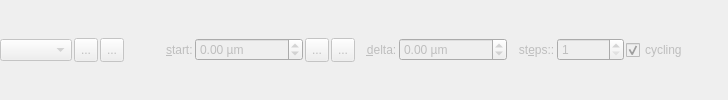
    <widget class="QWidget" name="widStage3" native="true">
     <property name="enabled">
      <bool>false</bool>
     </property>
     <layout class="QGridLayout" name="gridLayout_4">
      <property name="leftMargin">
       <number>0</number>
      </property>
      <property name="topMargin">
       <number>0</number>
      </property>
      <property name="rightMargin">
       <number>0</number>
      </property>
      <property name="bottomMargin">
       <number>0</number>
      </property>
      <property name="spacing">
       <number>2</number>
      </property>
      <item row="0" column="0">
       <layout class="QHBoxLayout" name="horizontalLayout_14">
        <item>
         <widget class="QFStageComboBox" name="cmbStage3">
          <property name="minimumSize">
           <size>
            <width>0</width>
            <height>22</height>
           </size>
          </property>
          <property name="maximumSize">
           <size>
            <width>250</width>
            <height>16777215</height>
           </size>
          </property>
         </widget>
        </item>
        <item>
         <widget class="QToolButton" name="btnConnect3">
          <property name="minimumSize">
           <size>
            <width>24</width>
            <height>24</height>
           </size>
          </property>
          <property name="toolTip">
           <string>connect to stage</string>
          </property>
          <property name="text">
           <string>...</string>
          </property>
          <property name="icon">
           <iconset resource="spimb040.qrc">
            <normaloff>:/spimb040/stageconnect.png</normaloff>:/spimb040/stageconnect.png</iconset>
          </property>
          <property name="checkable">
           <bool>true</bool>
          </property>
         </widget>
        </item>
        <item>
         <widget class="QToolButton" name="btnConfig3">
          <property name="minimumSize">
           <size>
            <width>24</width>
            <height>24</height>
           </size>
          </property>
          <property name="toolTip">
           <string>configure stage</string>
          </property>
          <property name="text">
           <string>...</string>
          </property>
          <property name="icon">
           <iconset resource="spimb040.qrc">
            <normaloff>:/spimb040/stagesettings.png</normaloff>:/spimb040/stagesettings.png</iconset>
          </property>
         </widget>
        </item>
        <item>
         <spacer name="horizontalSpacer_5">
          <property name="orientation">
           <enum>Qt::Horizontal</enum>
          </property>
          <property name="sizeType">
           <enum>QSizePolicy::Fixed</enum>
          </property>
          <property name="sizeHint" stdset="0">
           <size>
            <width>40</width>
            <height>20</height>
           </size>
          </property>
         </spacer>
        </item>
        <item>
         <widget class="QLabel" name="label_16">
          <property name="text">
           <string>&amp;start:</string>
          </property>
          <property name="buddy">
           <cstring>spinStart3</cstring>
          </property>
         </widget>
        </item>
        <item>
         <widget class="QDoubleSpinBox" name="spinStart3">
          <property name="suffix">
           <string> µm</string>
          </property>
          <property name="minimum">
           <double>-10000000.000000000000000</double>
          </property>
          <property name="maximum">
           <double>10000000.000000000000000</double>
          </property>
          <property name="singleStep">
           <double>10.000000000000000</double>
          </property>
         </widget>
        </item>
        <item>
         <widget class="QToolButton" name="btnGetCurrent3">
          <property name="minimumSize">
           <size>
            <width>24</width>
            <height>24</height>
           </size>
          </property>
          <property name="toolTip">
           <string>get the current position</string>
          </property>
          <property name="text">
           <string>...</string>
          </property>
          <property name="icon">
           <iconset resource="spimb040.qrc">
            <normaloff>:/spimb040/get_current_pos.png</normaloff>:/spimb040/get_current_pos.png</iconset>
          </property>
         </widget>
        </item>
        <item>
         <widget class="QToolButton" name="btnGetCurrentAround3">
          <property name="minimumSize">
           <size>
            <width>24</width>
            <height>24</height>
           </size>
          </property>
          <property name="toolTip">
           <string>get start from the current position, so we scan symmetrically around it.</string>
          </property>
          <property name="text">
           <string>...</string>
          </property>
          <property name="icon">
           <iconset resource="spimb040.qrc">
            <normaloff>:/spimb040/get_current_pos_around.png</normaloff>:/spimb040/get_current_pos_around.png</iconset>
          </property>
         </widget>
        </item>
        <item>
         <widget class="QLabel" name="label_17">
          <property name="text">
           <string>   &amp;delta:</string>
          </property>
          <property name="buddy">
           <cstring>spinDelta3</cstring>
          </property>
         </widget>
        </item>
        <item>
         <widget class="QDoubleSpinBox" name="spinDelta3">
          <property name="suffix">
           <string> µm</string>
          </property>
          <property name="minimum">
           <double>-10000000.000000000000000</double>
          </property>
          <property name="maximum">
           <double>10000000.000000000000000</double>
          </property>
          <property name="singleStep">
           <double>10.000000000000000</double>
          </property>
         </widget>
        </item>
        <item>
         <widget class="QLabel" name="label_18">
          <property name="text">
           <string>   st&amp;eps::</string>
          </property>
          <property name="buddy">
           <cstring>spinSteps3</cstring>
          </property>
         </widget>
        </item>
        <item>
         <widget class="QSpinBox" name="spinSteps3">
          <property name="minimum">
           <number>1</number>
          </property>
          <property name="maximum">
           <number>100000</number>
          </property>
         </widget>
        </item>
        <item>
         <widget class="QCheckBox" name="chkCycling3">
          <property name="toolTip">
           <string>&lt;html&gt;&lt;head/&gt;&lt;body&gt;&lt;p&gt;Deactivate this option if you want to prevent the stages from returning home after each scan. &lt;/p&gt;&lt;p&gt;If activated (default), scans will be:&lt;/p&gt;&lt;p&gt;&lt;span style=&quot; font-family:'Courier New,courier'; font-style:italic;&quot;&gt;stage 1:&lt;/span&gt;&lt;span style=&quot; font-family:'Courier New,courier';&quot;&gt; 1&amp;nbsp;&amp;nbsp;&amp;nbsp;&amp;nbsp;&amp;nbsp;&amp;nbsp;&amp;nbsp;&amp;nbsp;&amp;nbsp;2&amp;nbsp;&amp;nbsp;&amp;nbsp;&amp;nbsp;&amp;nbsp;&amp;nbsp;&amp;nbsp;&amp;nbsp;&amp;nbsp;3 ...&lt;/span&gt;&lt;br/&gt;&lt;span style=&quot; font-family:'Courier New,courier'; font-style:italic;&quot;&gt;stage 2:&lt;/span&gt;&lt;span style=&quot; font-family:'Courier New,courier';&quot;&gt; 1 2 3 4&amp;nbsp;&amp;nbsp;&amp;nbsp;1 2 3 4&amp;nbsp;&amp;nbsp;&amp;nbsp;1 ...&lt;/span&gt;&lt;br/&gt;&lt;/p&gt;&lt;p&gt;If deactivated , scans will be:&lt;/p&gt;&lt;p&gt;&lt;span style=&quot; font-family:'Courier New,courier'; font-style:italic;&quot;&gt;stage 1:&lt;/span&gt;&lt;span style=&quot; font-family:'Courier New,courier';&quot;&gt; 1&amp;nbsp;&amp;nbsp;&amp;nbsp;&amp;nbsp;&amp;nbsp;&amp;nbsp;&amp;nbsp;&amp;nbsp;&amp;nbsp;2&amp;nbsp;&amp;nbsp;&amp;nbsp;&amp;nbsp;&amp;nbsp;&amp;nbsp;&amp;nbsp;&amp;nbsp;&amp;nbsp;3 ...&lt;/span&gt;&lt;br/&gt;&lt;span style=&quot; font-family:'Courier New,courier'; font-style:italic;&quot;&gt;stage 2:&lt;/span&gt;&lt;span style=&quot; font-family:'Courier New,courier';&quot;&gt; 1 2 3 4&amp;nbsp;&amp;nbsp;&amp;nbsp;5 6 7 8&amp;nbsp;&amp;nbsp;&amp;nbsp;9 ...&lt;/span&gt;&lt;br/&gt;&lt;/p&gt;&lt;/body&gt;&lt;/html&gt;</string>
          </property>
          <property name="text">
           <string>cycling</string>
          </property>
          <property name="checked">
           <bool>true</bool>
          </property>
         </widget>
        </item>
        <item>
         <spacer name="horizontalSpacer_6">
          <property name="orientation">
           <enum>Qt::Horizontal</enum>
          </property>
          <property name="sizeHint" stdset="0">
           <size>
            <width>40</width>
            <height>20</height>
           </size>
          </property>
         </spacer>
        </item>
       </layout>
      </item>
     </layout>
    </widget>
